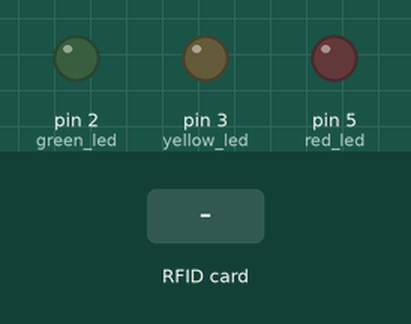
Recording of a sketch running on a simulated Arduino Uno, built with avr-gcc and run on an emulated ATmega328P. Parts: output pins drawn as LEDs (lit = HIGH). The test bench sets the inputs (shaded band). Pins used as bus, display or sensor lines are not drawn.

Above: at 1.2 s.
1.3 s: RFID card 5E 7A 19 C4 held to the reader
At 2.7 s:
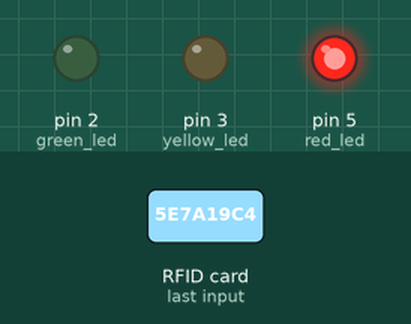
At 4.3 s:
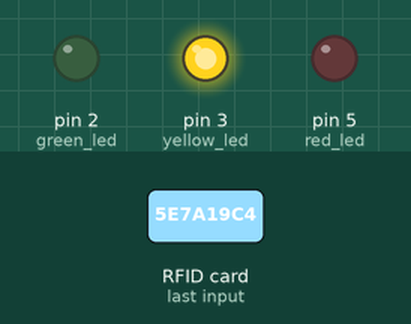
Timing chart, 0 to 5.8 s (numbered marks = the images above; inputs shaded):
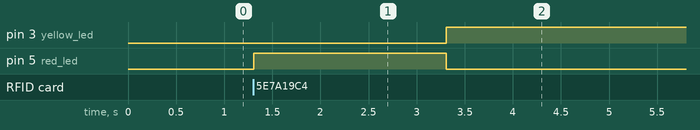

Measured:
- after the input at 1.3 s, pin 3 (yellow_led): LOW → HIGH after 2.0 s; pin 5 (red_led): LOW → HIGH at once, → LOW 2.0 s later

The sketch:

RFID-Access-Control.ino
```cpp
/*
 * --------------------------------------------------------------------------------------------------------------------
 * Example sketch/program showing an access control system.
 * --------------------------------------------------------------------------------------------------------------------

 *
 * Typical pin layout used:
 * -----------------------------------------------------------------------------------------
 *             MFRC522      Arduino       Arduino   Arduino    Arduino          Arduino
 *             Reader/PCD   Uno/101       Mega      Nano v3    Leonardo/Micro   Pro Micro
 * Signal      Pin          Pin           Pin       Pin        Pin              Pin
 * -----------------------------------------------------------------------------------------
 * RST/Reset   RST          9             5         D9         RESET/ICSP-5     RST
 * SPI SS      SDA(SS)      10            53        D10        10               10
 * SPI MOSI    MOSI         11 / ICSP-4   51        D11        ICSP-4           16
 * SPI MISO    MISO         12 / ICSP-1   50        D12        ICSP-1           14
 * SPI SCK     SCK          13 / ICSP-3   52        D13        ICSP-3           15
 *
 * Red led --> D5
 * Yellow led --> D3
 * Green Led --> D2
 *
 */

#include <SPI.h>
#include <MFRC522.h>

constexpr uint8_t RST_PIN = 9;     // Configurable, see typical pin layout above
constexpr uint8_t SS_PIN = 10;     // Configurable, see typical pin layout above

MFRC522 rfid(SS_PIN, RST_PIN); // Instance of the class

MFRC522::MIFARE_Key key;

// Init array that will store new NUID
byte nuidPICC[4];

int red_led = 5;
int green_led = 2;
int yellow_led = 3;

void setup() {
  //Serial.begin(9600);
  SPI.begin(); // Init SPI bus
  rfid.PCD_Init(); // Init MFRC522

pinMode(red_led, OUTPUT);
pinMode(green_led, OUTPUT);
pinMode(yellow_led,OUTPUT);

  for (byte i = 0; i < 6; i++) {
    key.keyByte[i] = 0xFF;
  }

  //Serial.println(F("This code scan the MIFARE Classsic NUID."));
  //Serial.print(F("Using the following key:"));
  printHex(key.keyByte, MFRC522::MF_KEY_SIZE);
}

void loop() {

  // Look for new cards
  if ( ! rfid.PICC_IsNewCardPresent())
    return;

  // Verify if the NUID has been readed
  if ( ! rfid.PICC_ReadCardSerial())
    return;

  //Serial.print(F("PICC type: "));
  MFRC522::PICC_Type piccType = rfid.PICC_GetType(rfid.uid.sak);
  //Serial.println(rfid.PICC_GetTypeName(piccType));

  // Check is the PICC of Classic MIFARE type
  if (piccType != MFRC522::PICC_TYPE_MIFARE_MINI &&
    piccType != MFRC522::PICC_TYPE_MIFARE_1K &&
    piccType != MFRC522::PICC_TYPE_MIFARE_4K) {
    //Serial.println(F("Your tag is not of type MIFARE Classic."));
    return;
  }

   // Store NUID into nuidPICC array
   for (byte i = 0; i < 4; i++) {
     nuidPICC[i] = rfid.uid.uidByte[i];
   }

  digitalWrite(red_led, LOW);
  digitalWrite(green_led, LOW);
  digitalWrite(yellow_led, HIGH);


  if(0xB5 == nuidPICC[0] && 0x31 == nuidPICC[1] &&
      0x56 == nuidPICC[2] && 0x45 == nuidPICC[3] ) // change this line to whatever card you want to grant access.
    {
      digitalWrite(yellow_led, LOW);
      digitalWrite(green_led, HIGH);

      Serial.println("Access Granted !!!");

      delay(3000);
    }
  else
    {
      digitalWrite(yellow_led, LOW);
      digitalWrite(red_led, HIGH);

      Serial.println("Access Denied !!!");

      delay(2000);
    }

  digitalWrite(red_led, LOW);
  digitalWrite(green_led, LOW);
  digitalWrite(yellow_led, HIGH);

  // Halt PICC
  rfid.PICC_HaltA();

  // Stop encryption on PCD
  rfid.PCD_StopCrypto1();
}


/**
 * Helper routine to dump a byte array as hex values to Serial.
 */
void printHex(byte *buffer, byte bufferSize) {
  for (byte i = 0; i < bufferSize; i++) {
    //Serial.print(buffer[i] < 0x10 ? " 0" : " ");
    //Serial.print(buffer[i], HEX);
  }

}

/**
 * Helper routine to dump a byte array as dec values to Serial.
 */
void printDec(byte *buffer, byte bufferSize) {
  for (byte i = 0; i < bufferSize; i++) {
    //Serial.print(buffer[i] < 0x10 ? " 0" : " ");
    //Serial.print(buffer[i], DEC);
  }
}
```
